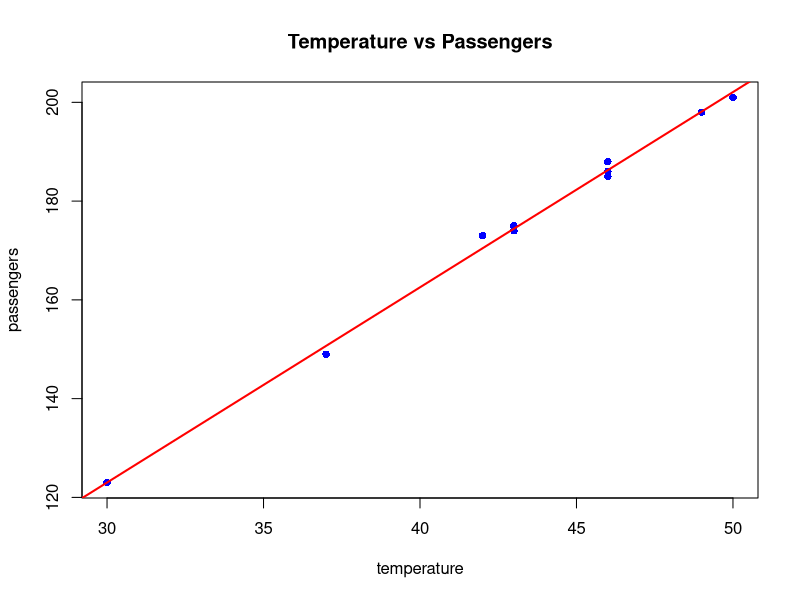
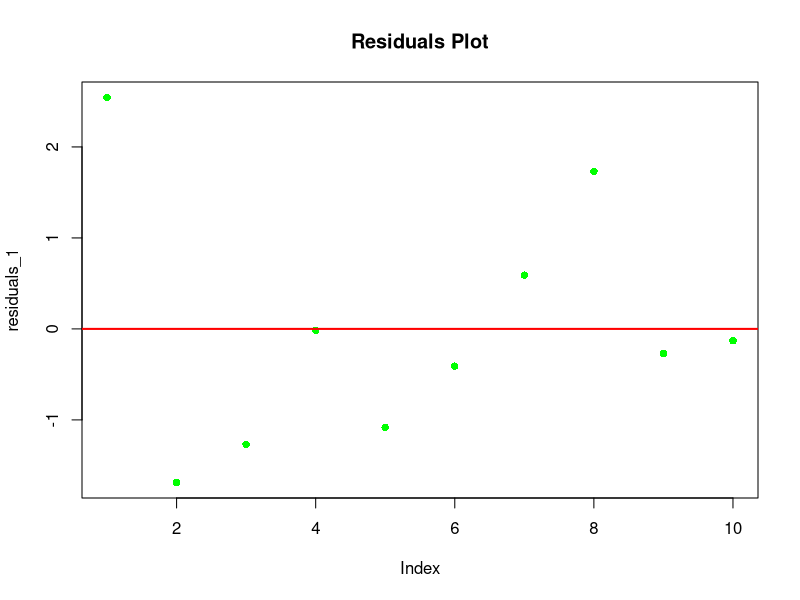
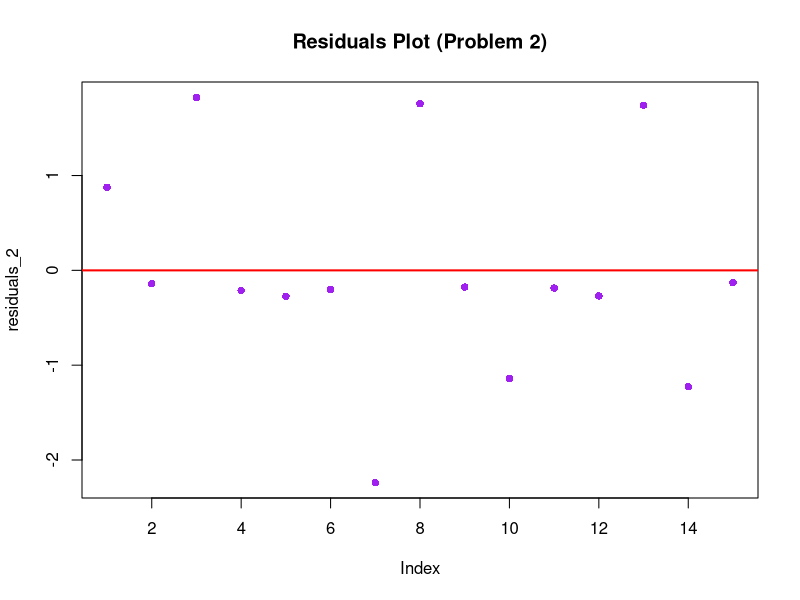

Write R code to recreate these figures, in order.
# S311 – Sheet 9 Solutions

# ---------------------- Problem 1 ----------------------
# Data for Problem 1
temperature <- c(42, 37, 46, 30, 50, 43, 43, 46, 46, 49)
passengers <- c(173, 149, 185, 123, 201, 174, 175, 188, 186, 198)

# (a) Calculate the least squares estimates of the coefficients
model_1 <- lm(passengers ~ temperature)
coefficients(model_1)

# (b) Find the regression equation
summary(model_1)

# (c) Draw the resulting regression equation on the scatter plot
plot(temperature, passengers, main='Temperature vs Passengers', pch=16, col='blue')
abline(model_1, col='red', lwd=2)

# (d) Predict the number of passengers when temperature is at 45 degrees
predict(model_1, data.frame(temperature = 45))

# (e) Calculate the residual for (42, 173)
residuals_1 <- residuals(model_1)
residuals_1[1]

# (f) Estimate the variance
sigma_squared_1 <- summary(model_1)$sigma^2
sigma_squared_1

# (g) Visualize the residuals
plot(residuals_1, main='Residuals Plot', pch=16, col='green')
abline(h=0, col='red', lwd=2)


# ---------------------- Problem 2 ----------------------
# Data for Problem 2
X <- c(18, 21, 28, 35, 47, 33, 40, 41, 28, 21, 30, 46, 44, 38, 19)
Y <- c(38, 40, 49, 54, 66, 52, 57, 62, 47, 39, 49, 65, 65, 56, 38)

# (a) Find the regression equation
model_2 <- lm(Y ~ X)
summary(model_2)

# (b) Coefficient of determination (R-squared)
summary(model_2)$r.squared

# (c) Predict the plasma lipid composition for X = 50
predict(model_2, data.frame(X = 50))

# (d) Calculate the sample correlation coefficient
cor(X, Y)

# (e) Test significance of the regression
anova(model_2)

# (f) Calculate the residuals and plot them
residuals_2 <- residuals(model_2)
plot(residuals_2, main='Residuals Plot (Problem 2)', pch=16, col='purple')
abline(h=0, col='red', lwd=2)
